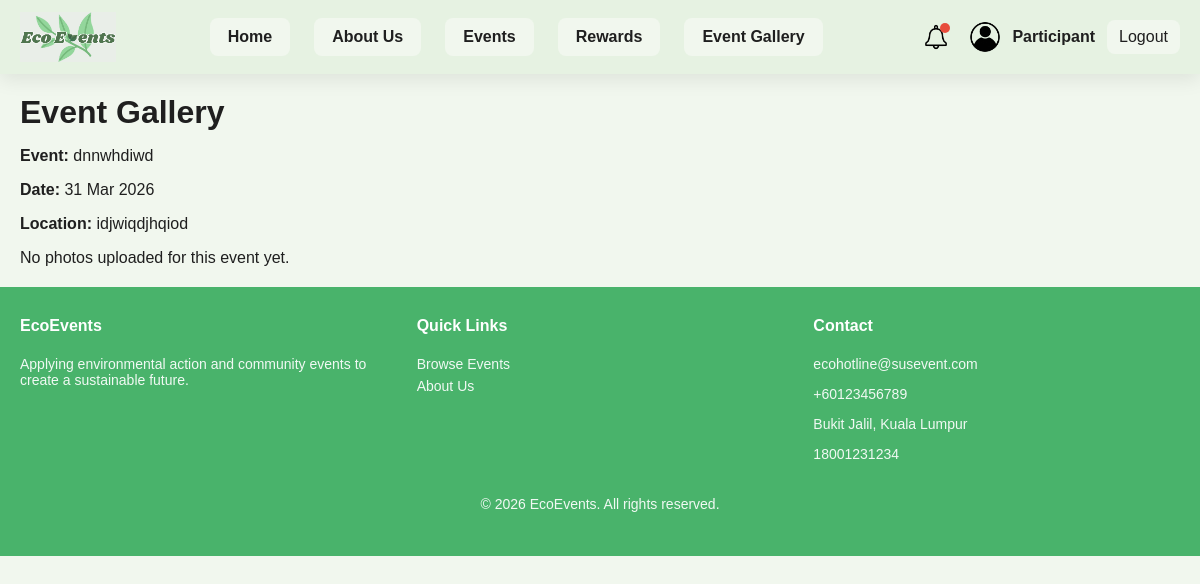
Page /Sustainableapp/gallery_view.php?event_id=9 (signed in) on the committed database.
### tables this page shows
CREATE TABLE `events` (
  `id` int(11) NOT NULL,
  `event_name` varchar(255) NOT NULL,
  `event_date` date NOT NULL,
  `event_time` time DEFAULT NULL,
  `event_location` varchar(255) NOT NULL,
  `event_type` varchar(100) NOT NULL,
  `max_participants` int(11) DEFAULT NULL,
  `description` text DEFAULT NULL,
  `sustainability_goals` text DEFAULT NULL,
  `event_image` varchar(255) DEFAULT NULL,
  `status` varchar(50) DEFAULT 'Pending',
  `created_at` timestamp NOT NULL DEFAULT current_timestamp(),
  `last_updated_at` timestamp NULL DEFAULT NULL,
  `update_notice` varchar(255) DEFAULT NULL,
  `show_update_notice` tinyint(1) DEFAULT 0,
  `waste_report` text DEFAULT NULL,
  `organizer_id` int(11) DEFAULT NULL
);

### Sustainableapp/gallery_view.php (the view, shortened to what this page needs)
<?php
include("config.php");
$event_id = isset($_GET['event_id']) ? (int) $_GET['event_id'] : 0;
$eventStmt = $conn->prepare("
    SELECT event_name, event_date, event_location
    FROM events
    WHERE id = ?
");
$eventStmt->bind_param("i", $event_id);
$eventStmt->execute();
$eventResult = $eventStmt->get_result();
$event = $eventResult->fetch_assoc();
$photoStmt = $conn->prepare("
    SELECT ep.photo_id, ep.image_path, ep.user_id, u.user_fullname
    FROM event_photos ep
    LEFT JOIN `user` u ON ep.user_id = u.user_id
    WHERE ep.event_id = ?
    ORDER BY ep.uploaded_at DESC
");
$photoStmt->bind_param("i", $event_id);
$photoStmt->execute();
$photoResult = $photoStmt->get_result();
?>
<!DOCTYPE html>
<html lang="en">
<head>
    <link rel="stylesheet" href="css/style.css">
</head>
<body>
<?php include("header.php"); ?>
<main class="container">
    <h1 class="page-title">Event Gallery</h1>
    <p><strong>Event:</strong> <?= htmlspecialchars($event['event_name']) ?></p>
    <p><strong>Date:</strong> <?= date("d M Y", strtotime($event['event_date'])) ?></p>
    <p><strong>Location:</strong> <?= htmlspecialchars($event['event_location']) ?></p>
<?php if ($photoResult->num_rows > 0): ?>
    <?php
    $photos = [];
    while ($photo = $photoResult->fetch_assoc()) {
        $photos[] = $photo;
    }
    ?>
    <div class="album-slider">
        <div class="slider-card">
            <img id="sliderImage" src="<?= htmlspecialchars($photos[0]['image_path']) ?>" alt="Event Photo">
            <?php if (count($photos) > 1): ?>
                <button class="slider-arrow left" id="prevBtn">&#10094;</button>
                <button class="slider-arrow right" id="nextBtn">&#10095;</button>
            <?php endif; ?>
            <div class="gallery-info">
                <p>
                    <strong>Uploaded by:</strong>
                    <span id="sliderUploader"><?= htmlspecialchars($photos[0]['user_fullname'] ?? 'Participant') ?></span>
                </p>
                <p>
                    <a id="fullImageLink" href="<?= htmlspecialchars($photos[0]['image_path']) ?>" target="_blank" class="my-btn">
                        View Full Image
                    </a>
                </p>
            </div>
        </div>
    </div>
    <div class="slider-counter">
        Photo <span id="currentIndex">1</span> of <span id="totalPhotos"><?= count($photos) ?></span>
    </div>
    <script>
        const photos = <?= json_encode($photos, JSON_UNESCAPED_SLASHES | JSON_UNESCAPED_UNICODE) ?>;
        let currentPhotoIndex = 0;
        const sliderImage = document.getElementById('sliderImage');
        const sliderUploader = document.getElementById('sliderUploader');
        const fullImageLink = document.getElementById('fullImageLink');
        const currentIndexText = document.getElementById('currentIndex');
        function updateSlider() {
            sliderImage.src = photos[currentPhotoIndex].image_path;
            sliderUploader.textContent = photos[currentPhotoIndex].user_fullname ?? 'Participant';
            fullImageLink.href = photos[currentPhotoIndex].image_path;
            currentIndexText.textContent = currentPhotoIndex + 1;
        }
        const prevBtn = document.getElementById('prevBtn');
        const nextBtn = document.getElementById('nextBtn');
        if (prevBtn) {
            prevBtn.addEventListener('click', function () {
                currentPhotoIndex--;
                if (currentPhotoIndex < 0) {
                    currentPhotoIndex = photos.length - 1;
                }
                updateSlider();
            });
        }
        if (nextBtn) {
            nextBtn.addEventListener('click', function () {
                currentPhotoIndex++;
                if (currentPhotoIndex >= photos.length) {
                    currentPhotoIndex = 0;
                }
                updateSlider();
            });
        }
    </script>
<?php else: ?>
    <div class="empty-gallery">
        <p>No photos uploaded for this event yet.</p>
    </div>
<?php endif; ?>
</main>
<?php include("footer.php"); ?>
</body>
</html>

### Sustainableapp/css/style.css (style rules this page uses)
:root { --primary: #49b36b; --secondary: #dcebd9; --background: #f1f7ee; --light: #e6f2e2; --accent: #d7e6d2; --dark: #1f1f1f; --text-dark: #1f1f1f; --text-muted: #5f6f5f; --white: #ffffff; --bg-main: #f1f7ee; --bg-card: #ffffff; --bg-soft: #e6f2e2; --border: #dfe8dc; --text-main: #1f1f1f; --text-soft: #5f6f5f; --text-white: #ffffff; --primary-light: #dcebd9; --primary-dark: #2f7d32; --shadow: 0 8px 24px rgba(0, 0, 0, 0.06); --success-bg: #dff5e7; --success-text: #1e7d4f; --warning-bg: #fff4d6; --warning-text: #8a6a16; --error-bg: #fde8e8; --error-text: #b42318; --nav-h: 76px; }
* { box-sizing: border-box; font-family: Arial, sans-serif; }
body { margin: 0; background: var(--background); color: var(--text-dark); padding-top: var(--nav-h); }
.container { width: 100%; max-width: 1200px; margin: 0 auto; padding: 0 20px; }
.page-title { font-size: 32px; margin: 18px 0 16px; }
* { max-width: 100%; }
body { overflow-x: hidden; }
body { background: var(--bg-main); color: var(--text-main); }
.page-title, .rewards-title, .profile-title, .section-title, .profile-block-title { color: var(--text-main); }

### rows in the picture
events: event_name "dnnwhdiwd", event_date "31 Mar 2026", event_location "idjwiqdjhqiod"
